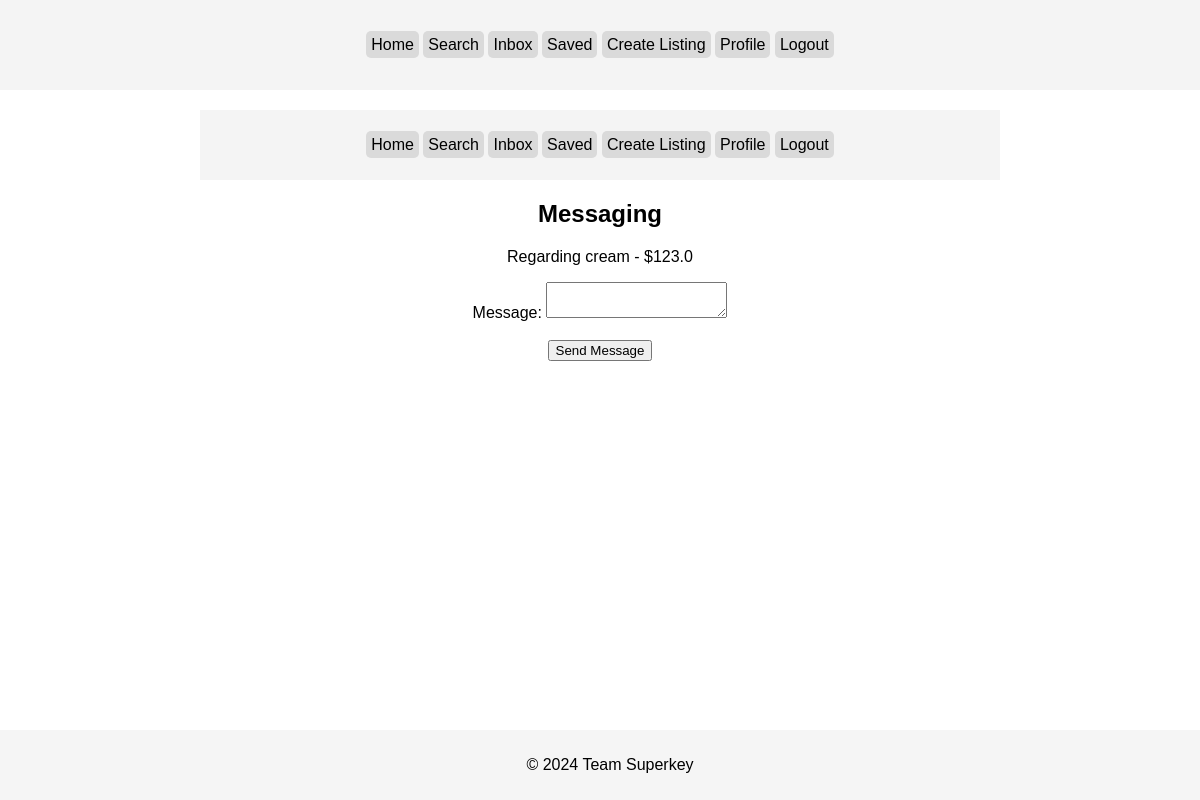
Page /message-seller/2 (signed in) on the earlier database version.
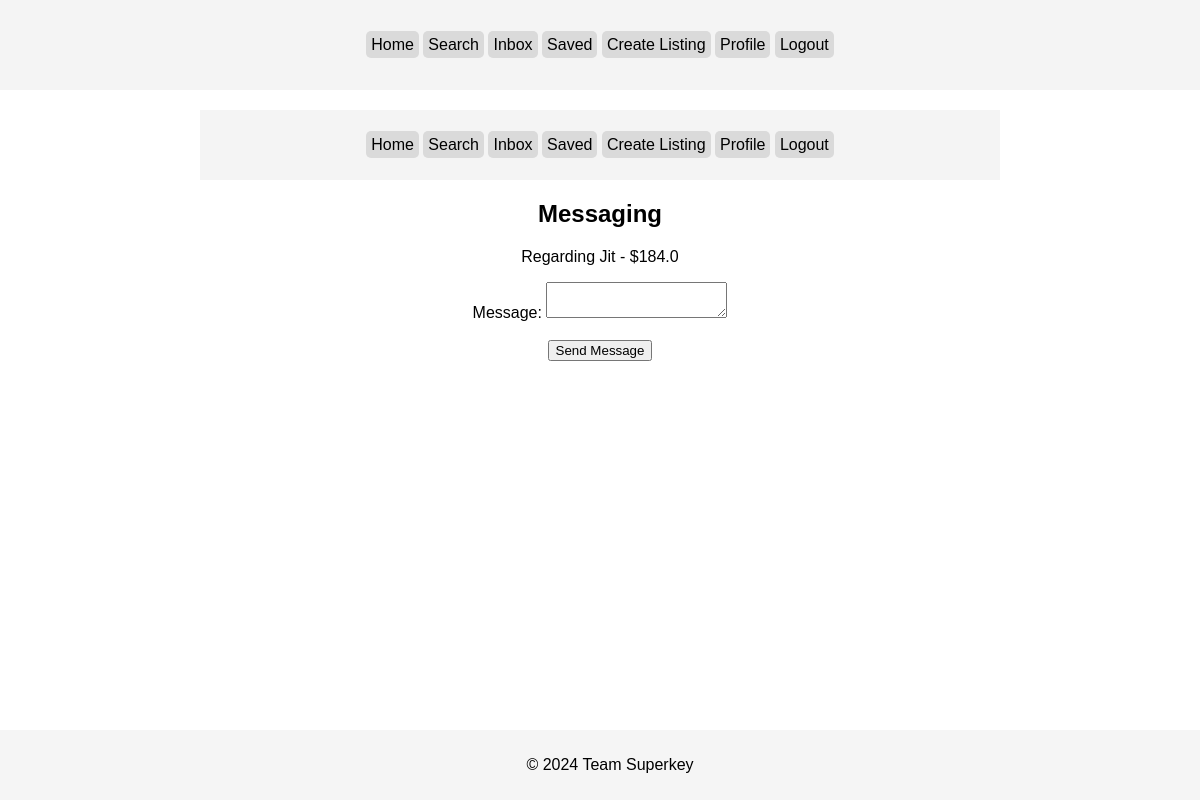
Same page on the later database version.
### tables this page shows
CREATE TABLE listings (
            id INTEGER PRIMARY KEY AUTOINCREMENT,
            name TEXT NOT NULL,
            description TEXT,
            price REAL NOT NULL,
            image_path TEXT,
            dateposted TEXT NOT NULL,
            seller_id INTEGER NOT NULL,
            FOREIGN KEY (seller_id) REFERENCES users(id)
            
        );

### app.py (the view, shortened to what this page needs)
@app.route('/message-seller/<listing_id>', methods=['GET', 'POST'])
@login_required
def message_seller(listing_id):
    conn = get_db_connection()
    listing = conn.execute("SELECT * FROM listings WHERE id = :id", {'id': listing_id}).fetchone()
    seller_id = listing['seller_id']
    chat = conn.execute("""
        SELECT c.chat_id
        FROM chats c
        WHERE (listing_id = :listing_id AND seller_id = :seller_id AND buyer_id = :buyer_id) OR (listing_id = :listing_id AND seller_id = :buyer_id AND buyer_id = :seller_id)
    """, {'listing_id': listing_id, 'seller_id': seller_id, 'buyer_id': current_user.id}).fetchone()
    if chat:
        chat_id = chat['chat_id']
        conn.close()
        return redirect(url_for('chat', chat_id=chat_id))
    conn.close()
    return render_template('message_seller.html', listing=listing)

### app.py (called while the page is built)
def get_db_connection():
    return db_session()

@login_manager.user_loader
def load_user(user_id):
    session = get_db_connection()
    user = session.execute('SELECT * FROM users WHERE id = :user_id', {'user_id': user_id}).fetchone()
    session.close()
    if user:
        return User(user['id'], user['username'])
    return None

@app.teardown_appcontext
def shutdown_session(exception=None):
    db_session.remove()

@app.context_processor
def unread_message_count():
    if current_user.is_authenticated:
        conn = get_db_connection()
        unread_count = conn.execute("""
            SELECT COUNT(*) AS unread_count
            FROM messages
            WHERE chat_id IN (
                SELECT chat_id
                FROM chats
                WHERE (buyer_id = :user_id OR seller_id = :user_id)
            ) AND read_status = "0" AND sender_id != :user_id
        """, {'user_id': current_user.id}).fetchone()
        conn.close()
        return (unread_count)
    return {'unread_count': 0}

### templates/message_seller.html
{% extends 'base.html' %} {% block title %}Home | HawkSwap{% endblock %} {%
block content %} {% include 'header.html' %}
<h2>Messaging {{listing.seller}}</h2>
<p>Regarding {{listing.name}} - ${{listing.price}}</p>
<form action="/message-seller/{{ listing.id }}" method="post">
  <label for="message">Message:</label>
  <textarea id="message" name="message"></textarea><br /><br />
  <input type="submit" value="Send Message" />
</form>
{% endblock %}

Differences in the rows shown:
changed listings: name "cream" → "Jit"; price "123.0" → "184.0"
